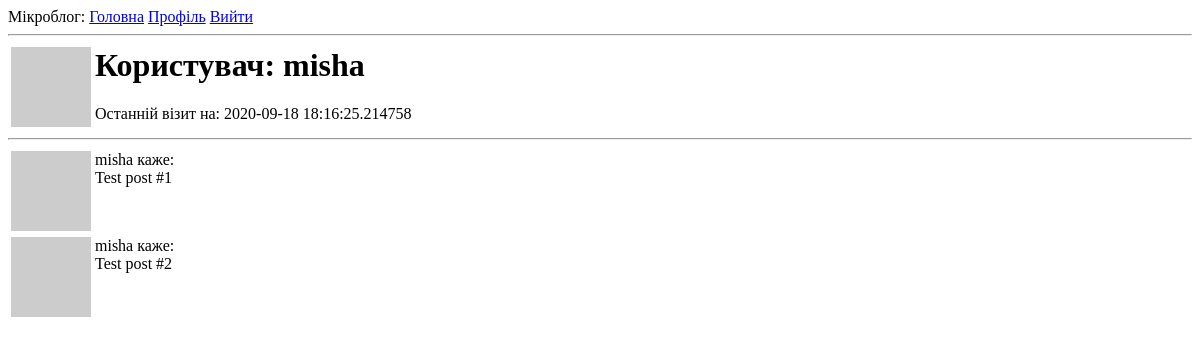
Page /user/misha (signed in) on the earlier database version.
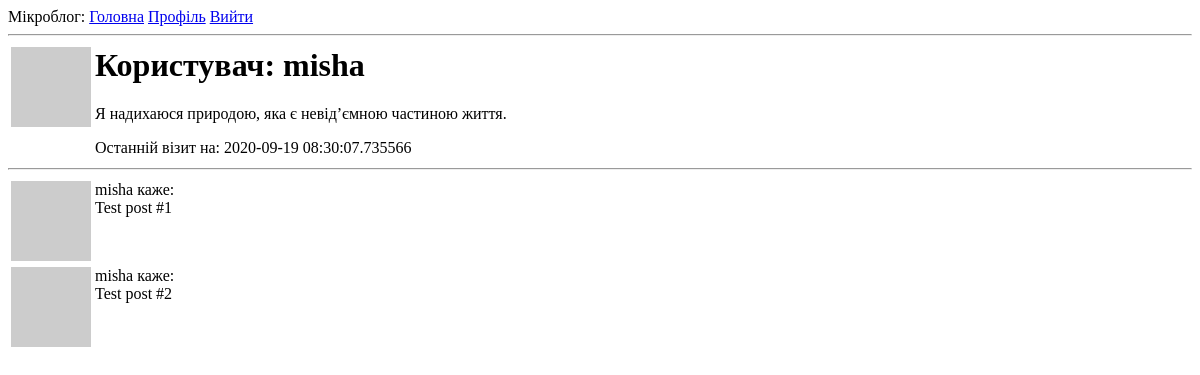
Same page on the later database version.
### app/models.py (models this page shows, shortened)
class User(UserMixin, db.Model):
    id = db.Column(db.Integer, primary_key=True)
    username = db.Column(db.String(64), index=True, unique=True)
    email = db.Column(db.String(120), index=True, unique=True)
    password_hash = db.Column(db.String(128))
    posts = db.relationship('Post', backref='author', lazy='dynamic')
    about_me = db.Column(db.String(140))
    last_seen = db.Column(db.DateTime, default=datetime.utcnow)
    def avatar(self, size):
        digest = md5(self.email.lower().encode('utf-8')).hexdigest()
        return 'https://www.gravatar.com/avatar/{}?d=identicon&s={}'.format(
            digest, size)

### app/routes.py (the view)
@app.route('/user/<username>')
@login_required
def user(username):
    user = User.query.filter_by(username=username).first_or_404()
    posts = [
        {'author': user, 'body': 'Test post #1'},
        {'author': user, 'body': 'Test post #2'}
    ]
    return render_template('user.html', user=user, posts=posts)

### app/models.py (called while the page is built)
@login.user_loader
def load_user(id):
    return User.query.get(int(id))

### app/routes.py (called while the page is built)
@app.before_request
def before_request():
    if current_user.is_authenticated:
        current_user.last_seen = datetime.utcnow()
        db.session.commit()

### app/templates/user.html (shortened to what this page needs)
{% extends "base.html" %}
{% block content %}
<table>
	<tr valign="top">
		<td><img src="{{ user.avatar(128) }}"></td>
		<td>
			<h1>Користувач: {{ user.username }}</h1>
			{% if user.about_me %}<p>{{ user.about_me }}</p>{% endif %}
			{% if user.last_seen %}<p>Останній візит на: {{ user.last_seen }}</p>{%endif %}
		</td>
	</tr>
</table>
<hr>
{% for post in posts %}
{% include '_post.html' %}
{% endfor %}
{% endblock %}

### app/templates/base.html (shortened to what this page needs)
<html>
<head>
</head>
<div>
	Мікроблог:
	<a href="{{ url_for('index') }}">Головна</a>
	{% if current_user.is_anonymous %}
	<a href="{{ url_for('login') }}">Увійти</a>
	{% else %}
	<a href="{{ url_for('user', username=current_user.username) }}">Профіль</a>
	<a href="{{ url_for('logout') }}">Вийти</a>
	{% endif %}
</div>
<hr>
{% block content %}{% endblock %}
</html>

### app/templates/_post.html
<table>
	<tr valign="top">
		<td><img src="{{ post.author.avatar(36) }}"></td>
		<td>{{ post.author.username }} каже:<br>{{ post.body }}</td>
	</tr>
</table>

Differences in the rows shown:
changed User "misha": about_me (not shown) → "Я надихаюся природою, яка є невід’ємною частиною життя."; last_seen "2020-09-18 18:16:25.214758" → "2020-09-19 08:30:07.735566"
